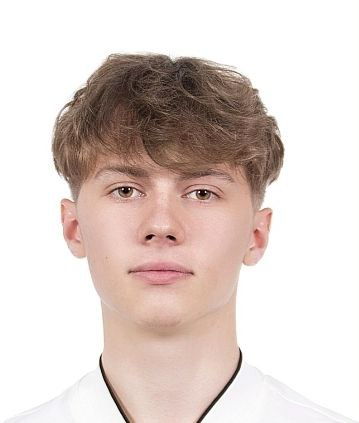
#> input picture Lab_Saveliy_Rozhnov/img.png, 359 x 423 px, given in place of the camera
$ python lab_03_03.py
#> lines starting #> are read from the running program, lines starting #| are printed output that depends on the picture; after the words box and inside, x2 and y2 are one past the last pixel; in counts of white or black regions, pixels touching at a corner belong together
import cv2
import time

face_cascade = cv2.CascadeClassifier(cv2.data.haarcascades + 'haarcascade_frontalface_default.xml')
eye_cascade = cv2.CascadeClassifier(cv2.data.haarcascades + 'haarcascade_eye.xml')
smile_cascade = cv2.CascadeClassifier(cv2.data.haarcascades + 'haarcascade_smile.xml')

cap = cv2.VideoCapture(0)

prev_time = time.time()

while True:
    ret, frame = cap.read()
#> frame is the input picture: shape (423, 359, 3); mean B, G, R 203.6, 208.8, 221.9
    if not ret:
        break

    frame = cv2.resize(frame, (320, 240))
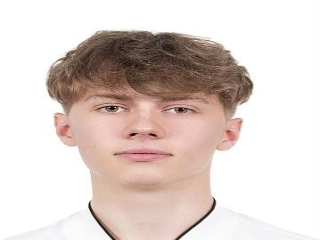
#> frame: shape (240, 320, 3); mean B, G, R 203.5, 208.7, 221.9

    gray = cv2.cvtColor(frame, cv2.COLOR_BGR2GRAY)
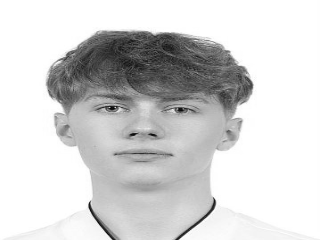
#> gray: shape (240, 320); min 8, max 255, mean 212.1

    faces = face_cascade.detectMultiScale(gray, scaleFactor=1.1, minNeighbors=5, minSize=(30, 30))
#> faces = ()

    for (x, y, w, h) in faces:
        cv2.rectangle(frame, (x, y), (x + w, y + h), (255, 0, 0), 2)

        # Область для поиска глаз и улыбки (только внутри области лица)
        roi_gray = gray[y:y + h, x:x + w]
        roi_color = frame[y:y + h, x:x + w]

        eyes = eye_cascade.detectMultiScale(roi_gray, scaleFactor=1.1, minNeighbors=10, minSize=(20, 20))
        smiles = smile_cascade.detectMultiScale(roi_gray, scaleFactor=1.8, minNeighbors=20, minSize=(25, 25))
        smiles = smiles[:1]

        # Вывод сообщений в зависимости от состояния
        if len(smiles) > 0:  # Проверка, есть ли хотя бы одна улыбка
            cv2.putText(frame, "Smile detected!", (x, y - 10), cv2.FONT_HERSHEY_SIMPLEX, 0.9, (0, 255, 0), 2)
        else:
            cv2.putText(frame, "Smile!", (x, y - 10), cv2.FONT_HERSHEY_SIMPLEX, 0.9, (0, 0, 255), 2)

        if len(eyes) < 2:  # Если глаз не найдено, выводим сообщение
            cv2.putText(frame, "Open your eyes!", (x, y + h + 20), cv2.FONT_HERSHEY_SIMPLEX, 0.9, (0, 0, 255), 2)

        for (ex, ey, ew, eh) in eyes:
            cv2.rectangle(roi_color, (ex, ey), (ex + ew, ey + eh), (0, 255, 0), 2)
        for (sx, sy, sw, sh) in smiles:
            cv2.rectangle(roi_color, (sx, sy), (sx + sw, sy + sh), (0, 0, 255), 2)
#> this loop made 0 passes

    # Рассчитываем FPS
    curr_time = time.time()
    time_difference = curr_time - prev_time
    fps = 1 / time_difference
    prev_time = curr_time

    cv2.putText(frame, f"FPS: {fps:.2f}", (10, 30), cv2.FONT_HERSHEY_SIMPLEX, 1, (0, 255, 0), 2)
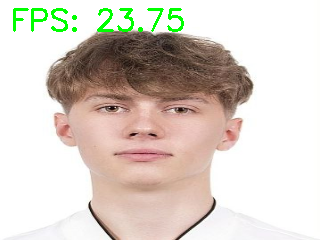
#> frame: shape (240, 320, 3); 1.47% of pixels changed, all inside (x1, y1, x2, y2) = (13, 8, 184, 32)
    cv2.imshow('Face Detection', frame)

    if cv2.waitKey(1) & 0xFF == ord('q'):
#> (key q is pressed here)
        break
cap.release()
cv2.destroyAllWindows()
